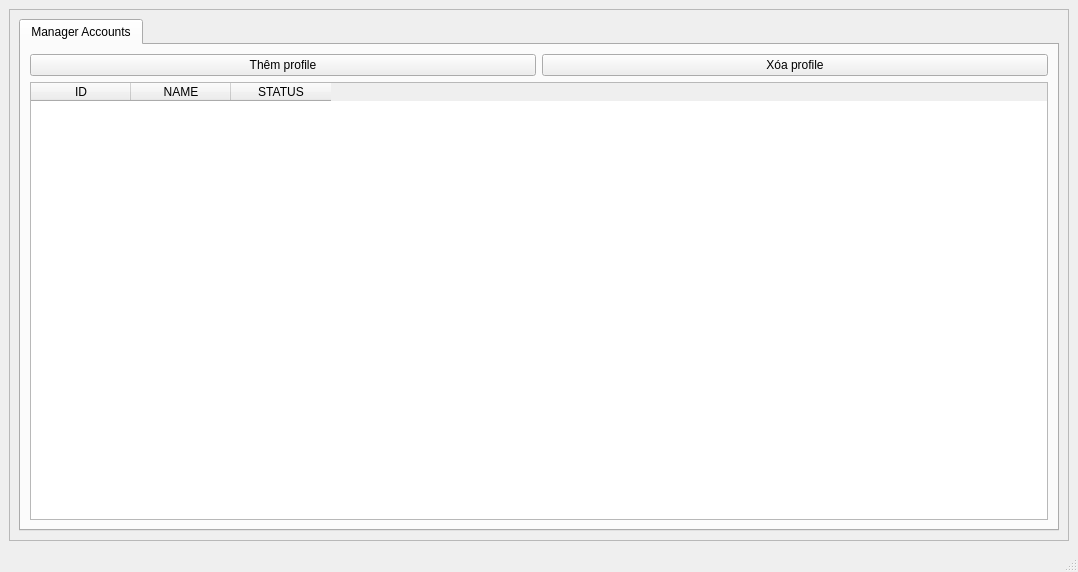
<?xml version="1.0" encoding="UTF-8"?>
<ui version="4.0">
 <class>MainWindow</class>
 <widget class="QMainWindow" name="MainWindow">
  <property name="geometry">
   <rect>
    <x>0</x>
    <y>0</y>
    <width>1078</width>
    <height>572</height>
   </rect>
  </property>
  <property name="windowTitle">
   <string>TOOLAV - UPLOAD REELS</string>
  </property>
  <property name="windowIcon">
   <iconset resource="icon.qrc">
    <normaloff>:/icon.ico</normaloff>:/icon.ico</iconset>
  </property>
  <widget class="QWidget" name="centralwidget">
   <layout class="QGridLayout" name="gridLayout">
    <item row="0" column="0">
     <widget class="QFrame" name="frame">
      <property name="frameShape">
       <enum>QFrame::StyledPanel</enum>
      </property>
      <property name="frameShadow">
       <enum>QFrame::Raised</enum>
      </property>
      <layout class="QGridLayout" name="gridLayout_2">
       <item row="0" column="0">
        <widget class="QTabWidget" name="tabWidget">
         <property name="currentIndex">
          <number>0</number>
         </property>
         <widget class="QWidget" name="tab">
          <attribute name="title">
           <string>Manager Accounts</string>
          </attribute>
          <layout class="QGridLayout" name="gridLayout_3">
           <item row="0" column="1">
            <widget class="QPushButton" name="pushButton_5">
             <property name="text">
              <string>Xóa profile</string>
             </property>
            </widget>
           </item>
           <item row="0" column="0">
            <widget class="QPushButton" name="pushButton">
             <property name="text">
              <string>Thêm profile</string>
             </property>
            </widget>
           </item>
           <item row="1" column="0" colspan="2">
            <widget class="QTableWidget" name="tableWidget">
             <property name="contextMenuPolicy">
              <enum>Qt::CustomContextMenu</enum>
             </property>
             <column>
              <property name="text">
               <string>ID</string>
              </property>
             </column>
             <column>
              <property name="text">
               <string>NAME</string>
              </property>
             </column>
             <column>
              <property name="text">
               <string>STATUS</string>
              </property>
             </column>
            </widget>
           </item>
          </layout>
         </widget>
        </widget>
       </item>
      </layout>
     </widget>
    </item>
   </layout>
  </widget>
  <widget class="QStatusBar" name="statusbar"/>
 </widget>
 <resources>
  <include location="icon.qrc"/>
 </resources>
 <connections/>
</ui>
